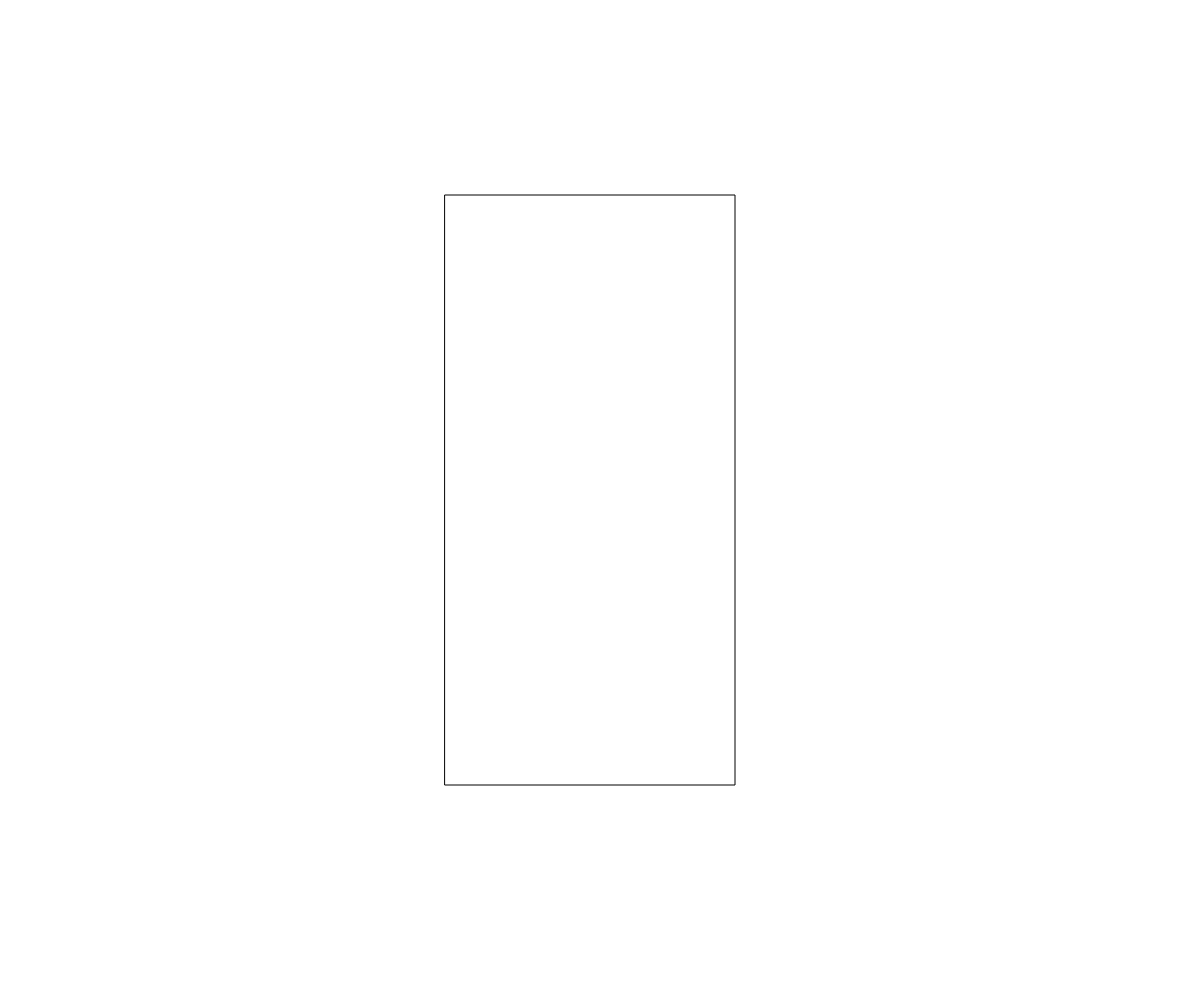
Frame 1 (no input)
Frame 60 (no input): identical to frame 1, image omitted
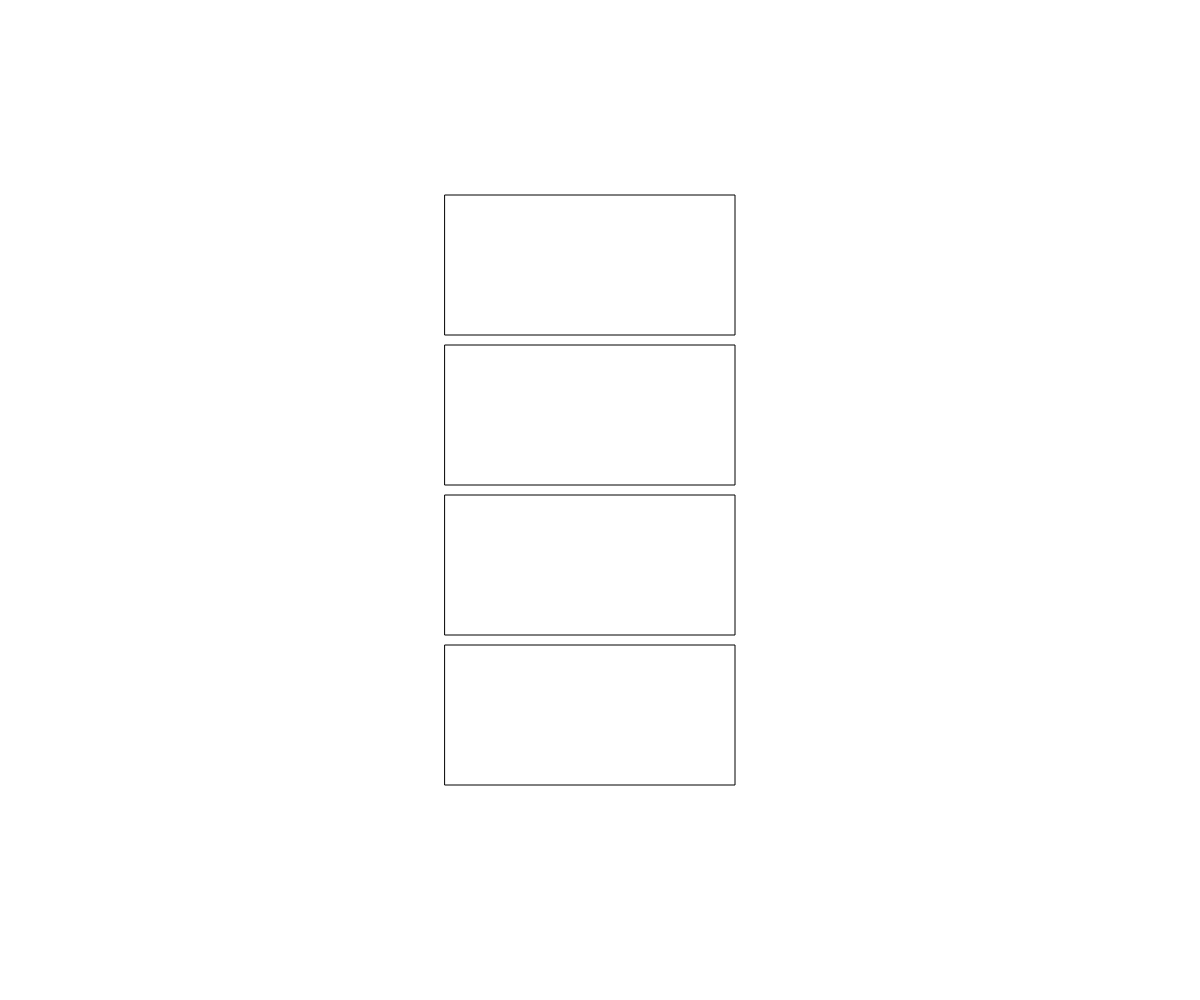
Frame 120 (the mouse pressed at the canvas centre since frame 60)

The p5.js sketch that drew these frames (run headless with seeded random() and noise() and a simulated clock; from frame 60 on, the mouse is pressed at the canvas centre):

// p5.js sketch
// ── sketch.js
let cells = [];

function setup(){
  createCanvas(windowWidth, windowHeight);

  let frameWidth, frameHeight;

  if(windowWidth < 400){
    frameWidth = width;
  } else {
    frameWidth = floor(windowWidth/4);
  }

  frameHeight = frameWidth * 2;

  cells.push(new Cell(width/2 - frameWidth/2, height/2 - frameHeight/2, frameWidth, frameHeight, 255));

}

function draw(){
  background(255);

  for(let c of cells){
    c.show();
  }
}

function mousePressed(){
  for(let c of cells){
    if(c.alive && c.clicked() && c.h > 50 && c.w > 50){
      let type;
      let r = random(); //roll the dice!
      if(c.h == c.w){ //square
        if(r > 0.5){
          type = 3; //split into 4 smaller squares
        } else {
          type = 1; //split in half
        }
      } else if(c.h > c.w){ //vertical rect
        if(r > 0.5){
          type = 0;//split vertically into 4
        } else {
          type = 5; //split vertically into 2
        }
      } else { //horizontal rect
        if(r > 0.5){
          type = 4; //split across
        } else {
          type = 1; //split
        }
      }

      //divide, based on some rule
      let newCells = c.divide(type);
      cells.push.apply(cells, newCells);
      cull();
      break; //only divide one cell per loop
    }
  }
}

function cull(){
  let aliveCells = [];
  for(let c of cells){
    if(c.alive){
      aliveCells.push(c);
    }
  }
  cells = aliveCells;
}

//cell class if its needed
class Cell {
  constructor(x, y, w, h, c) {
    this.x = x;
    this.y = y;
    this.w = w;
    this.h = h;
    this.color = c;
    this.alive = true;
    print(this);
  }

  show() {
    //display the cell, a rectangle
    fill(this.color);
    // rect(this.x, this.y, this.w, this.h);
    rect(this.x - 5, this.y -5, this.w -10 , this.h - 10);
  }

  divide(type) {
    //
    let children = [];
    //TODO add different types of division

    if(type == 0){
      //vertical  divide into 4 parts
      let newHeight = this.h/4;
      for(let i = 0; i < 4; i++){
        children.push(new Cell(this.x, this.y + i * newHeight, this.w, newHeight, 255));
      }
    } else if(type == 1){ //split in half
      let newWidth = this.w/2;
      children.push(new Cell(this.x, this.y, newWidth, this.h, 255));
      children.push(new Cell(this.x + newWidth, this.y, newWidth, this.h, 255));
    } else if(type ==3){
      //square it out
      let newWidth = this.w/2;
      let newHeight = this.h/2;
      children.push(new Cell(this.x, this.y, newWidth, newHeight, 255));
      children.push(new Cell(this.x + newWidth, this.y, newWidth, newHeight, 255));
      children.push(new Cell(this.x, this.y + newHeight, newWidth, newHeight, 255));
      children.push(new Cell(this.x + newWidth, this.y + newHeight, newWidth, newHeight, 255));
    } else if(type == 4){
      //horzontal divide into 4 parts
      let newWidth = this.w/4;
      for(let i = 0; i < 4; i++){
        children.push(new Cell(this.x + i * newWidth, this.y, newWidth, this.h, 255));
      }
    } else if(type == 5){
      //vertical divide into two parts
      let newHeight = this.h/2;
      for(let i = 0; i < 2; i++){
        children.push(new Cell(this.x, this.y + i * newHeight, this.w, newHeight, 255));
      }
    }


    // children.push(new Cell(this.x + this.size/2, this.y, this.size/2, randomColor()));
    // children.push(new Cell(this.x, this.y + this.size/2, this.size/2, randomColor()));
    // children.push(new Cell(this.x + this.size/2, this.y + this.size/2, this.size/2, randomColor()));

    this.alive = false;

    return children;
  }

  clicked() {
    if(mouseX > this.x && mouseX < this.x + this.w && mouseY > this.y && mouseY < this.y + this.h){
      print(this + " clicked")
      return true;
    } else {
      return false;
    }
  }
}

function randomColor(){
  let r, g, b;
  r = random(0, 255);
  g = random(0, 255);
  b = random(0, 255);

  return color(r,g,b);
}
